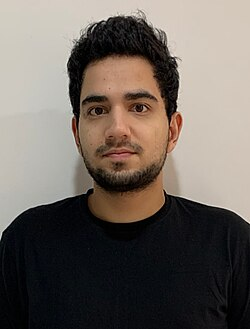
#> input picture py modules/opencv/images/Samay raina.jpg, 250 x 329 px, given in place of the camera
$ python prac6.py
#> lines starting #> are read from the running program, lines starting #| are printed output that depends on the picture; after the words box and inside, x2 and y2 are one past the last pixel; in counts of white or black regions, pixels touching at a corner belong together
import cv2 as cv
import numpy as np

kernel = np.ones([1,1], np.uint8)

vid = cv.VideoCapture(0)

while True:
    try:
        res, frame = vid.read()
#> frame is the input picture: shape (329, 250, 3); mean B, G, R 94.6, 101.5, 110.2
        frame = cv.cvtColor(frame, cv.COLOR_BGR2GRAY)          # converting the vid into grayscale
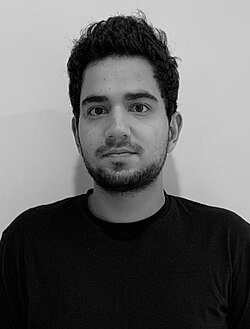
#> frame: shape (329, 250); min 0, max 248, mean 103.4
        gray_vid = cv.Canny(frame, 150, 200)                   # converting the vid into edges
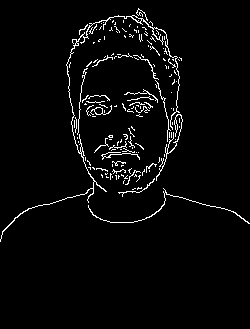
#> gray_vid: shape (329, 250); 3.3% white in thin lines or dots, all inside (x1, y1, x2, y2) = (0, 8, 250, 242)
        erode_vid = cv.erode(gray_vid, kernel, iterations=1)   # erosion image to make the edging better
      # dilate_vid = cv.dilate(gray_vid, frame, iterations=1)  # dilate to increase the width of an image or vid
        cv.imshow('Sample edge video', erode_vid)
    except:
        pass

    if cv.waitKey(1) & 0xff==ord('q'):
#> (key q is pressed here)
        break
cv.destroyAllWindows()

$ run again, on py modules/opencv/images/david bombal.jpeg
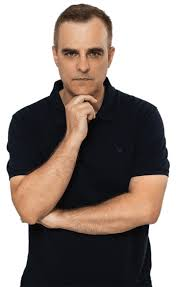
#> input picture py modules/opencv/images/david bombal.jpeg, 176 x 287 px, given in place of the camera
#> frame is the input picture: shape (287, 176, 3); mean B, G, R 130.5, 136.1, 147.8
#> `frame = cv.cvtColor(frame, cv.COLOR_BGR2GRAY)`:
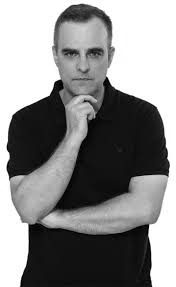
#> frame: shape (287, 176); min 0, max 255, mean 138.9
#> `gray_vid = cv.Canny(frame, 150, 200)`:
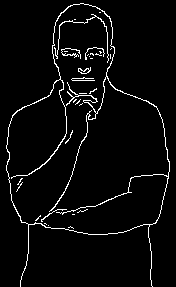
#> gray_vid: shape (287, 176); 4% white in thin lines or dots
